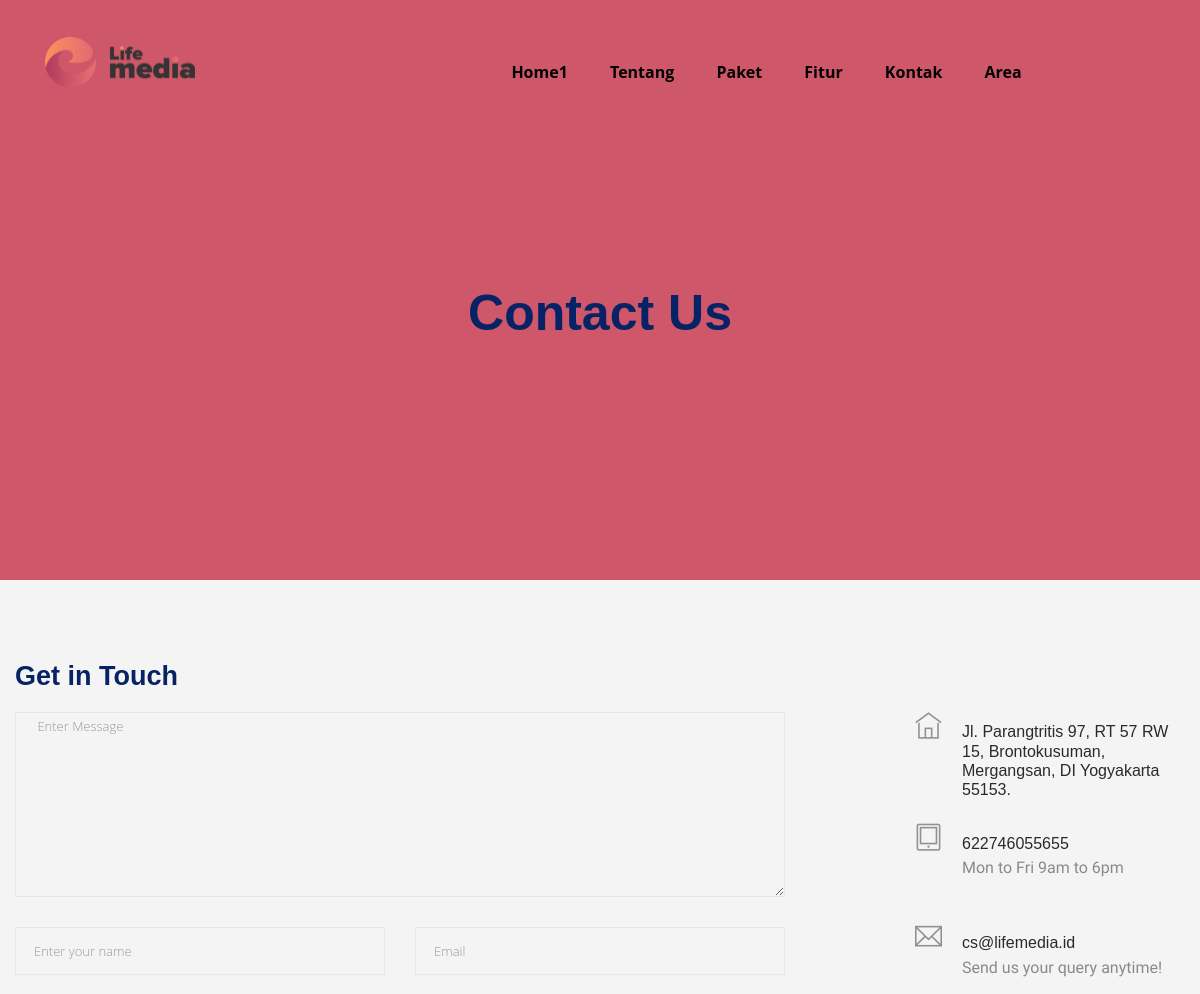
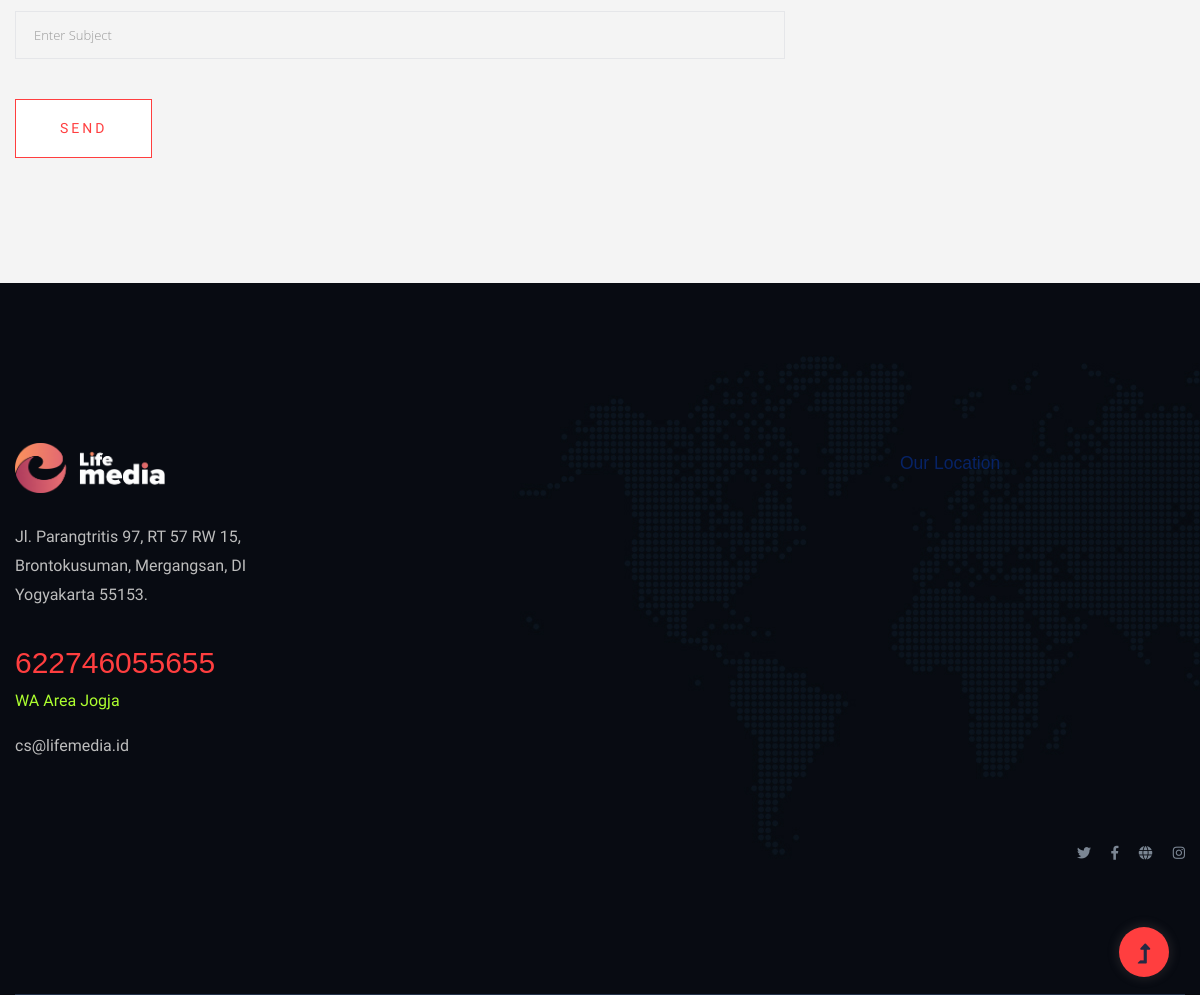
The page /contact.php on the database its author committed (2 pictures, top to bottom).
### tables this page shows
CREATE TABLE `navbar` (
  `id` int(11) NOT NULL,
  `navbar1` varchar(90) NOT NULL,
  `navbar2` varchar(90) NOT NULL,
  `navbar3` varchar(90) NOT NULL,
  `navbar4` varchar(90) NOT NULL,
  `navbar5` varchar(90) NOT NULL,
  `navbar6` varchar(90) NOT NULL
);

CREATE TABLE `kontak` (
  `id` int(11) NOT NULL,
  `alamat` varchar(1000) NOT NULL,
  `no_telepon` varchar(14) NOT NULL,
  `email` varchar(100) NOT NULL
);

### contact.php (the view, shortened to what this page needs)
<?php
include("header1.php");
?>
<?php
require("config/config.php");
$sql6 = "SELECT * FROM kontak";
$result6 = mysqli_query($conn, $sql6);
?>
<main>
    <div class="slider-area2">
        <div class="slider-height2 d-flex align-items-center">
            <div class="container">
                <div class="row">
                    <div class="col-xl-12">
                        <div class="hero-cap hero-cap2 pt-50 text-center">
                            <h2>Contact Us</h2>
                        </div>
                    </div>
                </div>
            </div>
        </div>
    </div>
    <section class="contact-section">
        <div class="container">
            <div class="d-none d-sm-block mb-5 pb-4">
                <div class="row">
                    <?php
                    if ($result6->num_rows > 0) {
                        while ($row7 = $result6->fetch_assoc()) {
                            $alamat = $row7["alamat"];
                            $noTelp = $row7["no_telepon"];
                            $email = $row7["email"];
                            ?>
                            <div class="col-12">
                                <h2 class="contact-title">Get in Touch</h2>
                            </div>
                            <div class="col-lg-8">
                                <form class="form-contact contact_form" action="contact_process.php" method="post"
                                    id="contactForm" novalidate="novalidate">
                                    <div class="row">
                                        <div class="col-12">
                                            <div class="form-group">
                                                <textarea class="form-control w-100" name="message" id="message" cols="30"
                                                    rows="9" onfocus="this.placeholder = ''"
                                                    onblur="this.placeholder = 'Enter Message'"
                                                    placeholder=" Enter Message"></textarea>
                                            </div>
                                        </div>
                                        <div class="col-sm-6">
                                            <div class="form-group">
                                                <input class="form-control valid" name="name" id="name" type="text"
                                                    onfocus="this.placeholder = ''"
                                                    onblur="this.placeholder = 'Enter your name'" placeholder="Enter your name">
                                            </div>
                                        </div>
                                        <div class="col-sm-6">
                                            <div class="form-group">
                                                <input class="form-control valid" name="email" id="email" type="email"
                                                    onfocus="this.placeholder = ''"
                                                    onblur="this.placeholder = 'Enter email address'" placeholder="Email">
                                            </div>
                                        </div>
                                        <div class="col-12">
                                            <div class="form-group">
                                                <input class="form-control" name="subject" id="subject" type="text"
                                                    onfocus="this.placeholder = ''" onblur="this.placeholder = 'Enter Subject'"
                                                    placeholder="Enter Subject">
                                            </div>
                                        </div>
                                    </div>
                                    <div class="form-group mt-3">
                                        <button type="submit" class="button button-contactForm boxed-btn">Send</button>
                                    </div>
                                </form>
                            </div>
                            <div class="col-lg-3 offset-lg-1">
                                <div class="media contact-info">
                                    <span class="contact-info__icon"><i class="ti-home"></i></span>
                                    <div class="media-body">
                                        <h3><?php echo $alamat;?></h3>
                                    </div>
                                </div>
                                <div class="media contact-info">
                                    <span class="contact-info__icon"><i class="ti-tablet"></i></span>
                                    <div class="media-body">
                                        <h3><?php echo $noTelp?></h3>
                                        <p>Mon to Fri 9am to 6pm</p>
                                    </div>
                                </div>
                                <div class="media contact-info">
                                    <span class="contact-info__icon"><i class="ti-email"></i></span>
                                    <div class="media-body">
                                        <h3><?php echo $email;?></h3>
                                        <p>Send us your query anytime!</p>
                                    </div>
                                </div>
                            </div>
                            <?php
                        }
                    } else {
                        echo "Tidak ada data paket internet.";
                    }
                    ?>
                </div>
            </div>
    </section>
</main>
<?php
include("footer1.php");
?>

### header1.php (shortened to what this page needs)
<?php
require("config/config.php");
$sql2 = "SELECT * FROM `navbar`";
$result2 = $conn->query($sql2);
?>
<!doctype html>
<html class="no-js" lang="zxx">
<head>
    <link rel="stylesheet" href="assets/css/bootstrap.min.css">
    <link rel="stylesheet" href="assets/css/owl.carousel.min.css">
    <link rel="stylesheet" href="assets/css/slicknav.css">
    <link rel="stylesheet" href="assets/css/flaticon.css">
    <link rel="stylesheet" href="assets/css/progressbar_barfiller.css">
    <link rel="stylesheet" href="assets/css/gijgo.css">
    <link rel="stylesheet" href="assets/css/animate.min.css">
    <link rel="stylesheet" href="assets/css/animated-headline.css">
    <link rel="stylesheet" href="assets/css/magnific-popup.css">
    <link rel="stylesheet" href="assets/css/fontawesome-all.min.css">
    <link rel="stylesheet" href="assets/css/themify-icons.css">
    <link rel="stylesheet" href="assets/css/slick.css">
    <link rel="stylesheet" href="assets/css/nice-select.css">
    <link rel="stylesheet" href="assets/css/style.css">
    <link rel="stylesheet" href="assets/css/main1.css">
    <link rel="stylesheet" href="http://cdn.leafletjs.com/leaflet-0.7.3/leaflet.css" />
</head>
<body>
    <header>
        <div class="header-area header-transparent">
            <div class="main-header ">
                <div class="header-bottom  header-sticky">
                    <div class="container-fluid">
                        <div class="row align-items-center">
                            <div class="col-xl-2 col-lg-2">
                                <div class="logo">
                                    <a href="index.php"><img src="assets/img/logo/logo lif.png" alt=""></a>
                                </div>
                            </div>
                            <div class="col-xl-10 col-lg-10">
                                <div class="menu-wrapper  d-flex align-items-center justify-content-end">
                                    <div class="main-menu d-none d-lg-block">
                                        <?php
                                        if ($result2->num_rows > 0) {
                                            while ($row5 = $result2->fetch_assoc()) {
                                                $nav1 = $row5["navbar1"];
                                                $nav2 = $row5["navbar2"];
                                                $nav3 = $row5["navbar3"];
                                                $nav4 = $row5["navbar4"];
                                                $nav5 = $row5["navbar5"];
                                                $nav6 = $row5["navbar6"];
                                                ?>
                                                <nav>
                                                    <ul id="navigation">
                                                        <li><a href="index.php">
                                                                <?php echo $nav1; ?>
                                                            </a></li>
                                                        <li><a href="index.php #about">
                                                                <?php echo $nav2; ?>
                                                            </a></li>
                                                        <li><a href="package.php">
                                                                <?php echo $nav3; ?>
                                                            </a>
                                                        </li>
                                                        <li><a href="features.php">
                                                                <?php echo $nav4; ?>
                                                            </a></li>
                                                        <li><a href="blog.php"><?php echo $nav5;?></a>
                                                        </li>
                                                        <li><a href="contact.php">
                                                                <?php echo $nav6; ?>
                                                            </a></li>
                                                        <li><a href="area.php">
                                                            </a></li>
                                                        <li><a href="regis.php">
                                                            </a></li>
                                                    </ul>
                                                </nav>
                                                <?php
                                            }
                                        } else {
                                            echo "Tidak ada data.";
                                        }
                                        ?>
                                    </div>
                                </div>
                            </div>
                            <div class="col-12">
                            </div>
                        </div>
                    </div>
                </div>
            </div>
        </div>
    </header>

### footer1.php (shortened to what this page needs)
<?php
require("config/config.php");
$sql6 = "SELECT * FROM kontak";
$result6 = mysqli_query($conn, $sql6);
?>
<footer>
    <div class="footer-area section-bg" data-background="assets/img/gallery/footer_bg.png">
        <div class="container">
            <div class="footer-top footer-padding">
                <div class="row d-flex justify-content-between">
                    <?php
                    if ($result6->num_rows > 0) {
                        while ($row7 = $result6->fetch_assoc()) {
                            $alamat = $row7["alamat"];
                            $noTelp = $row7["no_telepon"];
                            $email = $row7["email"];
                            ?>
                            <div class="col-xl-3 col-lg-4 col-md-5 col-sm-8">
                                <div class="single-footer-caption mb-50">
                                    <div class="footer-logo">
                                        <a href="index.php"><img src="assets\img\logo-life-media-dan-sims-1024x213-copy.png "
                                                width=" 150" height="50" alt=""></a>
                                    </div>
                                    <div class="footer-tittle">
                                        <div class="footer-pera">
                                            <p class="info1">
                                                <?php echo $alamat; ?>
                                        </div>
                                    </div>
                                    <div class="footer-number">
                                        <h4>
                                            <?php echo $noTelp; ?>
                                        </h4>
                                        <P style="color: greenyellow;">WA Area Jogja</P>
                                        <p>
                                            <?php echo $email; ?>
                                        </p>
                                    </div>
                                </div>
                            </div>
                            <div id="custom_html-8" class="widget_text widget widget_custom_html">
                                <h3 class="header-widget "><span class="widget-icon"></span>Our Location</h3>
                                <div class="textwidget custom-html-widget"><iframe
                                        src="https://www.google.com/maps/embed?pb=!1m18!1m12!1m3!1d3952.6672555588602!2d110.36567931448178!3d-7.824998679886871!2m3!1f0!2f0!3f0!3m2!1i1024!2i768!4f13.1!3m3!1m2!1s0x2e7a5926b951619f%3A0x1e5e08ffddad21c6!2sLife%20Media!5e0!3m2!1sen!2sid!4v1670489040422!5m2!1sen!2sid"
                                        width="300" height="350" style="border:0;" allowfullscreen="" loading="lazy"
></iframe></div>
                            </div>
                            <?php
                        }
                    } else {
                        echo "Nothing";
                    }
                    ?>
                </div>
                <div class="footer-bottom">
                    <div class="row d-flex justify-content-between align-items-center">
                        <div class="col-xl-9 col-lg-8">
                        </div>
                        <div class="col-xl-3 col-lg-4">
                            <div class="footer-social f-right">
                                <a href="#"><i class="fab fa-twitter"></i></a>
                                <a href="https://www.facebook.com/lifemediaaja"><i class="fab fa-facebook-f"></i></a>
                                <a href="https://goo.gl/maps/iXxHggvga2z1CcN56"><i
                                        class="fas fa-globe"></i></a>
                                <a href="#"><i class="fab fa-instagram"></i></a>
                            </div>
                        </div>
                    </div>
                </div>
            </div>
        </div>
</footer>
<div id="back-top">
    <a title="Go to Top" href="#"> <i class="fas fa-level-up-alt"></i></a>
</div>
</body>
</html>

### assets/css/main1.css (style rules this page uses)
:root { --font-default: "Open Sans", system-ui, -apple-system, "Segoe UI", Roboto, "Helvetica Neue", Arial, "Noto Sans", "Liberation Sans", sans-serif, "Apple Color Emoji", "Segoe UI Emoji", "Segoe UI Symbol", "Noto Color Emoji"; --font-primary: "Montserrat", sans-serif; --font-secondary: "Poppins", sans-serif; }
:root { --color-default: #222222; --color-primary: #242943; --color-secondary: #f85a40; }
:root { scroll-behavior: smooth; }
body { font-family: var(--font-default); color: var(--color-default); }
a { color: var(--color-primary); text-decoration: none; }
h1, h2, h3, h4, h5, h6 { font-family: var(--font-primary); }
section { padding: 60px 0; overflow: hidden; }
section { scroll-margin-top: 70px; }

### header1.php (style rules this page uses)
.logo img { width: 150px; height: 50px; }

### rows shown on the page
navbar: navbar1 "Home1", navbar2 "Tentang", navbar3 "Paket", navbar4 "Fitur", navbar5 "Kontak", navbar6 "Area"
kontak: alamat "Jl. Parangtritis 97, RT 57 RW 15, Brontokusuman, Mergangsan, DI Yogyakarta 55153.", no_telepon "622746055655", email "cs@lifemedia.id"
